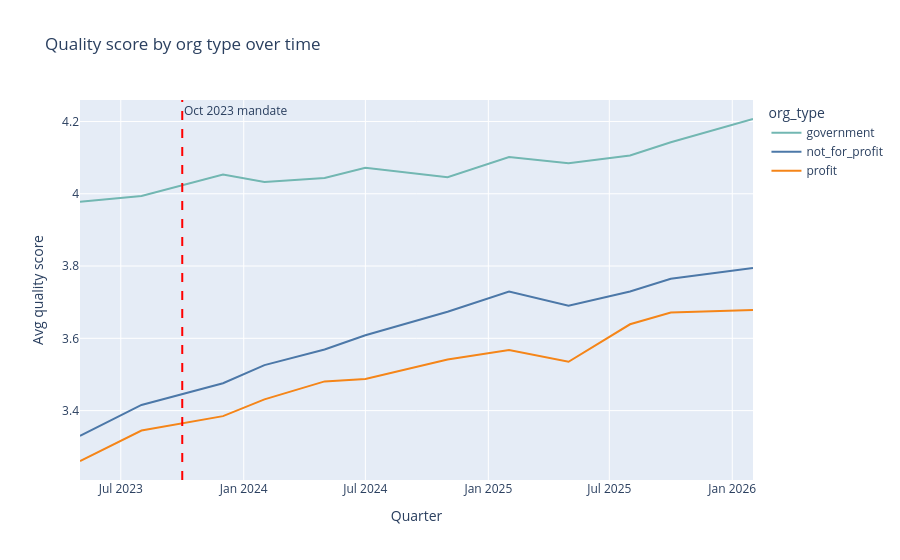

The notebook cell this image was saved under:
### Code cell
# Quality trend by org type over time
qual_org = (
    ratings[ratings['org_type'] != 'unknown']
    .groupby(['snapshot_date','org_type'])['quality_score']
    .mean().reset_index()
)

fig = px.line(
    qual_org, x='snapshot_date', y='quality_score', color='org_type',
    title='Quality score by org type over time',
    labels={'quality_score':'Avg quality score','snapshot_date':'Quarter'},
    color_discrete_map={'profit':'#F58518','not_for_profit':'#4C78A8','government':'#72B7B2'}
)
fig.add_vline(x=MANDATE_TS, line_dash='dash', line_color='red',
              annotation_text='Oct 2023 mandate')
fig.show()

### Figure 1 — Plotly figure (JSON) as saved in the notebook; plotly's stock layout.template omitted (floating-point values rounded to 4 significant figures)
{"data": [{"hovertemplate": "org_type=government<br>Quarter=%{x}<br>Avg quality score=%{y}<extra></extra>", "legendgroup": "government", "line": {"color": "#72B7B2", "dash": "solid"}, "marker": {"symbol": "circle"}, "mode": "lines", "name": "government", "orientation": "v", "showlegend": true, "type": "scatter", "x": ["2023-05-01T00:00:00.000000", "2023-08-01T00:00:00.000000", "2023-12-01T00:00:00.000000", "2024-02-01T00:00:00.000000", "2024-05-01T00:00:00.000000", "2024-07-01T00:00:00.000000", "2024-11-01T00:00:00.000000", "2025-02-01T00:00:00.000000", "2025-05-01T00:00:00.000000", "2025-08-01T00:00:00.000000", "2025-10-01T00:00:00.000000", "2026-02-01T00:00:00.000000"], "xaxis": "x", "y": [3.978, 3.994, 4.053, 4.032, 4.044, 4.072, 4.046, 4.102, 4.085, 4.106, 4.143, 4.207], "yaxis": "y"}, {"hovertemplate": "org_type=not_for_profit<br>Quarter=%{x}<br>Avg quality score=%{y}<extra></extra>", "legendgroup": "not_for_profit", "line": {"color": "#4C78A8", "dash": "solid"}, "marker": {"symbol": "circle"}, "mode": "lines", "name": "not_for_profit", "orientation": "v", "showlegend": true, "type": "scatter", "x": ["2023-05-01T00:00:00.000000", "2023-08-01T00:00:00.000000", "2023-12-01T00:00:00.000000", "2024-02-01T00:00:00.000000", "2024-05-01T00:00:00.000000", "2024-07-01T00:00:00.000000", "2024-11-01T00:00:00.000000", "2025-02-01T00:00:00.000000", "2025-05-01T00:00:00.000000", "2025-08-01T00:00:00.000000", "2025-10-01T00:00:00.000000", "2026-02-01T00:00:00.000000"], "xaxis": "x", "y": [3.33, 3.416, 3.476, 3.526, 3.569, 3.609, 3.674, 3.73, 3.69, 3.73, 3.765, 3.795], "yaxis": "y"}, {"hovertemplate": "org_type=profit<br>Quarter=%{x}<br>Avg quality score=%{y}<extra></extra>", "legendgroup": "profit", "line": {"color": "#F58518", "dash": "solid"}, "marker": {"symbol": "circle"}, "mode": "lines", "name": "profit", "orientation": "v", "showlegend": true, "type": "scatter", "x": ["2023-05-01T00:00:00.000000", "2023-08-01T00:00:00.000000", "2023-12-01T00:00:00.000000", "2024-02-01T00:00:00.000000", "2024-05-01T00:00:00.000000", "2024-07-01T00:00:00.000000", "2024-11-01T00:00:00.000000", "2025-02-01T00:00:00.000000", "2025-05-01T00:00:00.000000", "2025-08-01T00:00:00.000000", "2025-10-01T00:00:00.000000", "2026-02-01T00:00:00.000000"], "xaxis": "x", "y": [3.261, 3.345, 3.385, 3.431, 3.481, 3.488, 3.541, 3.568, 3.535, 3.639, 3.671, 3.678], "yaxis": "y"}], "layout": {"annotations": [{"showarrow": false, "text": "Oct 2023 mandate", "x": 1696118400000, "xanchor": "left", "xref": "x", "y": 1, "yanchor": "top", "yref": "y domain"}], "legend": {"title": {"text": "org_type"}, "tracegroupgap": 0}, "shapes": [{"line": {"color": "red", "dash": "dash"}, "type": "line", "x0": 1696118400000, "x1": 1696118400000, "xref": "x", "y0": 0, "y1": 1, "yref": "y domain"}], "title": {"text": "Quality score by org type over time"}, "xaxis": {"anchor": "y", "domain": [0, 1], "title": {"text": "Quarter"}}, "yaxis": {"anchor": "x", "domain": [0, 1], "title": {"text": "Avg quality score"}}}}
